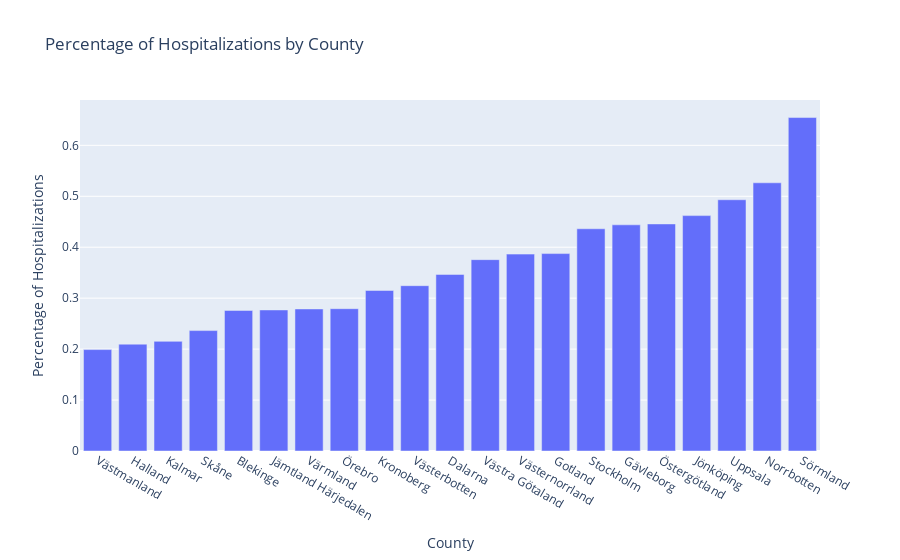

This figure's notebook cell:
### Markdown cell above
Above we see that the vaccination rate for dose one are quite similar in each county, but in top we find Gotland (who also had the lowest number of cases) and in the bottom we'll find Kronoberg. Kronoberg was in our previous question in the middle of number of cases per 100000 citizens.

### Code cell
total_number_of_cases_county = weekly_data_county.groupby('Region')['Kum_antal_fall'].max()
total_number_of_hospitalized_county = weekly_data_county.groupby('Region')['Kum_antal_intensivvårdade'].max()
percentage_hospitalization_cases = total_number_of_hospitalized_county / total_number_of_cases_county * 100

data = {
    'County': percentage_hospitalization_cases.index,
    'Percentage Hospitalization': percentage_hospitalization_cases.values
}

fig = px.bar(
    data, 
    x='County', 
    y='Percentage Hospitalization', 
    labels={'Percentage Hospitalization': 'Percentage of Hospitalizations'},
    title='Percentage of Hospitalizations by County'
).update_xaxes(categoryorder='total ascending').show()

### Figure 1 — Plotly figure (JSON) as saved in the notebook; plotly's stock layout.template omitted (floating-point values rounded to 4 significant figures)
{"data": [{"alignmentgroup": "True", "hovertemplate": "County=%{x}<br>Percentage of Hospitalizations=%{y}<extra></extra>", "legendgroup": "", "marker": {"color": "#636efa", "pattern": {"shape": ""}}, "name": "", "offsetgroup": "", "orientation": "v", "showlegend": false, "textposition": "auto", "type": "bar", "x": ["Blekinge", "Dalarna", "Gotland", "Gävleborg", "Halland", "Jämtland Härjedalen", "Jönköping", "Kalmar", "Kronoberg", "Norrbotten", "Skåne", "Stockholm", "Sörmland", "Uppsala", "Värmland", "Västerbotten", "Västernorrland", "Västmanland", "Västra Götaland", "Örebro", "Östergötland"], "xaxis": "x", "y": [0.2759, 0.3466, 0.3875, 0.444, 0.2097, 0.2769, 0.4621, 0.2152, 0.3151, 0.5265, 0.2364, 0.4362, 0.6546, 0.4932, 0.2788, 0.3245, 0.3865, 0.1991, 0.3756, 0.2794, 0.4457], "yaxis": "y"}], "layout": {"barmode": "relative", "legend": {"tracegroupgap": 0}, "title": {"text": "Percentage of Hospitalizations by County"}, "xaxis": {"anchor": "y", "categoryorder": "total ascending", "domain": [0, 1], "title": {"text": "County"}}, "yaxis": {"anchor": "x", "domain": [0, 1], "title": {"text": "Percentage of Hospitalizations"}}}}
